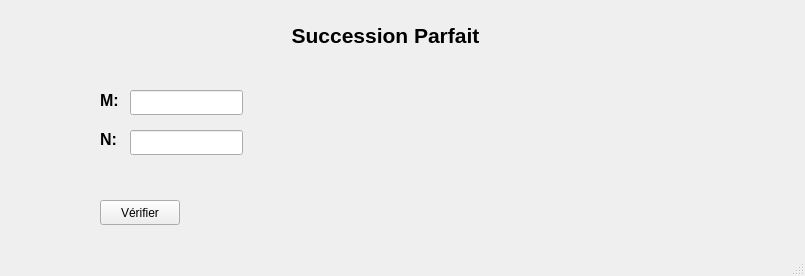
<?xml version="1.0" encoding="UTF-8"?>
<ui version="4.0">
 <class>MainWindow</class>
 <widget class="QMainWindow" name="MainWindow">
  <property name="geometry">
   <rect>
    <x>0</x>
    <y>0</y>
    <width>805</width>
    <height>276</height>
   </rect>
  </property>
  <property name="windowTitle">
   <string>MainWindow</string>
  </property>
  <widget class="QWidget" name="centralwidget">
   <widget class="QLabel" name="label">
    <property name="geometry">
     <rect>
      <x>280</x>
      <y>20</y>
      <width>211</width>
      <height>31</height>
     </rect>
    </property>
    <property name="text">
     <string>&lt;html&gt;&lt;head/&gt;&lt;body&gt;&lt;p align=&quot;center&quot;&gt;&lt;span style=&quot; font-size:16pt; font-weight:600;&quot;&gt;Succession Parfait&lt;/span&gt;&lt;/p&gt;&lt;/body&gt;&lt;/html&gt;</string>
    </property>
   </widget>
   <widget class="QLabel" name="label_2">
    <property name="geometry">
     <rect>
      <x>100</x>
      <y>90</y>
      <width>31</width>
      <height>21</height>
     </rect>
    </property>
    <property name="text">
     <string>&lt;html&gt;&lt;head/&gt;&lt;body&gt;&lt;p&gt;&lt;span style=&quot; font-size:12pt; font-weight:600;&quot;&gt;M:&lt;/span&gt;&lt;/p&gt;&lt;/body&gt;&lt;/html&gt;</string>
    </property>
   </widget>
   <widget class="QLabel" name="label_3">
    <property name="geometry">
     <rect>
      <x>100</x>
      <y>130</y>
      <width>21</width>
      <height>17</height>
     </rect>
    </property>
    <property name="text">
     <string>&lt;html&gt;&lt;head/&gt;&lt;body&gt;&lt;p&gt;&lt;span style=&quot; font-size:12pt; font-weight:600;&quot;&gt;N:&lt;/span&gt;&lt;/p&gt;&lt;/body&gt;&lt;/html&gt;</string>
    </property>
   </widget>
   <widget class="QLineEdit" name="m">
    <property name="geometry">
     <rect>
      <x>130</x>
      <y>90</y>
      <width>113</width>
      <height>25</height>
     </rect>
    </property>
   </widget>
   <widget class="QLineEdit" name="n">
    <property name="geometry">
     <rect>
      <x>130</x>
      <y>130</y>
      <width>113</width>
      <height>25</height>
     </rect>
    </property>
   </widget>
   <widget class="QLabel" name="msg">
    <property name="geometry">
     <rect>
      <x>100</x>
      <y>170</y>
      <width>671</width>
      <height>17</height>
     </rect>
    </property>
    <property name="text">
     <string>&lt;html&gt;&lt;head/&gt;&lt;body&gt;&lt;p&gt;&lt;br/&gt;&lt;/p&gt;&lt;/body&gt;&lt;/html&gt;</string>
    </property>
   </widget>
   <widget class="QPushButton" name="b_verif">
    <property name="geometry">
     <rect>
      <x>100</x>
      <y>200</y>
      <width>80</width>
      <height>25</height>
     </rect>
    </property>
    <property name="text">
     <string>Vérifier</string>
    </property>
   </widget>
  </widget>
  <widget class="QMenuBar" name="menubar">
   <property name="geometry">
    <rect>
     <x>0</x>
     <y>0</y>
     <width>805</width>
     <height>22</height>
    </rect>
   </property>
  </widget>
  <widget class="QStatusBar" name="statusbar"/>
 </widget>
 <resources/>
 <connections/>
</ui>
